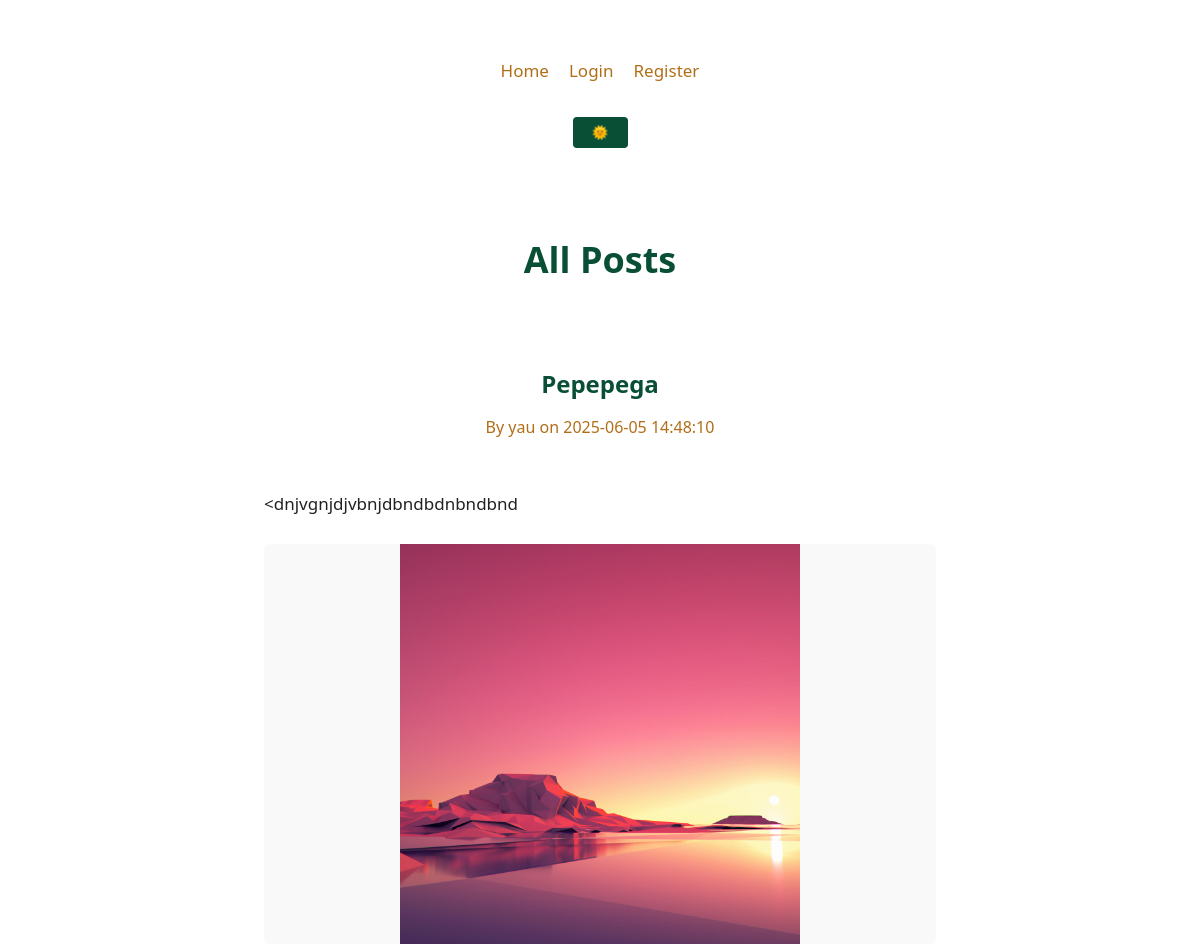
Before: / (upper part) with the older database file.
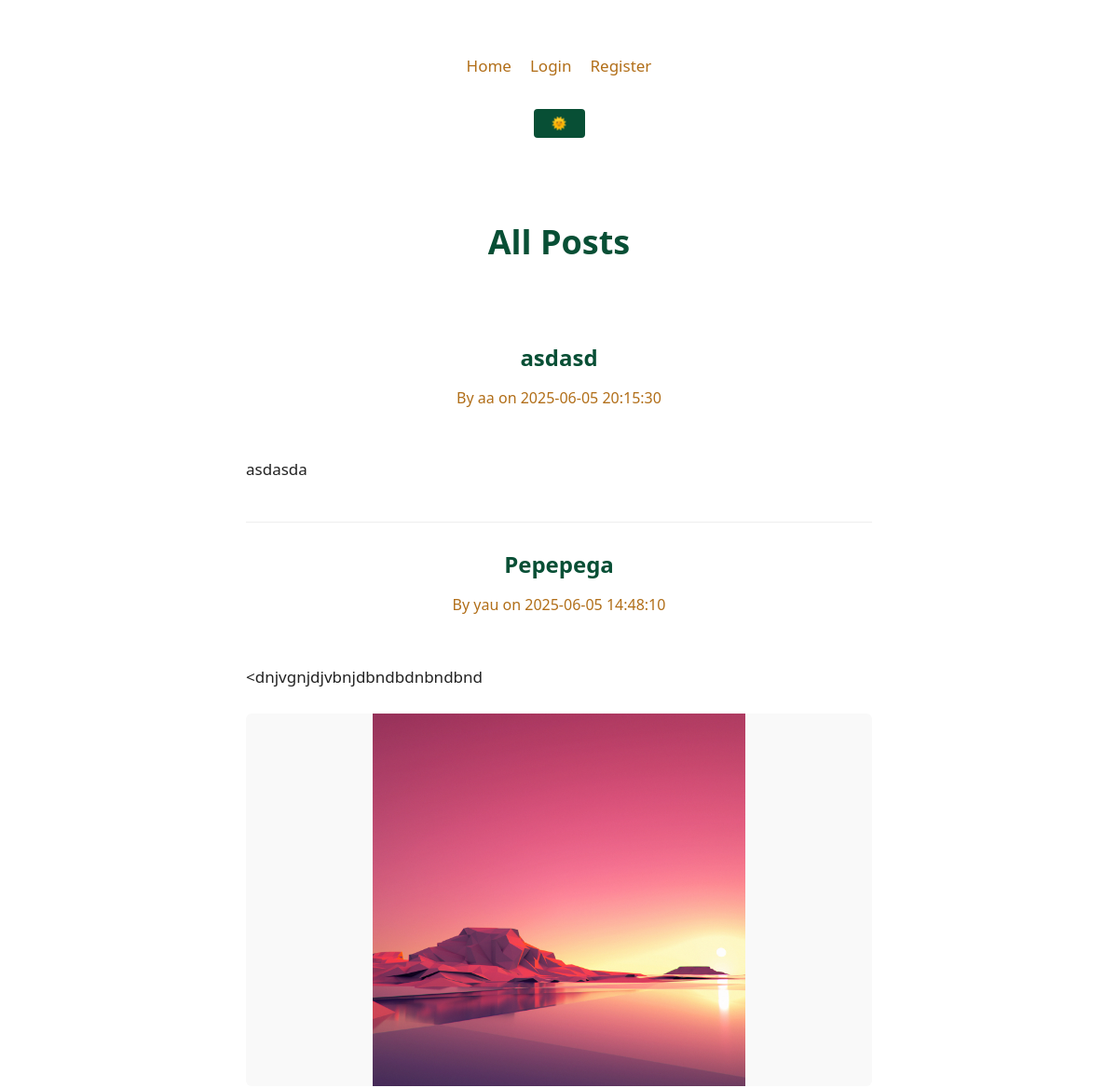
After: the same page with the newer database file.
### tables this page shows
CREATE TABLE post (
    id INTEGER PRIMARY KEY AUTOINCREMENT,
    author_id INTEGER NOT NULL,
    created TIMESTAMP NOT NULL DEFAULT CURRENT_TIMESTAMP,
    title TEXT NOT NULL,
    body TEXT NOT NULL,
    media_filename TEXT,
    media_type TEXT,
    FOREIGN KEY (author_id) REFERENCES user (id)
);

CREATE TABLE user (
    id INTEGER PRIMARY KEY AUTOINCREMENT,
    username TEXT UNIQUE NOT NULL,
    password TEXT NOT NULL
);

### app/blog.py (the view)
@bp.route("/")
def index():
    db = get_db()
    posts = db.execute(
        "SELECT p.id, title, body, created, author_id, username, media_filename, media_type"
        " FROM post p JOIN user u ON p.author_id = u.id"
        " ORDER BY created DESC"
    ).fetchall()
    return render_template("blog/index.html", posts=posts)

### app/auth.py (called while the page is built)
@bp.before_app_request
def load_logged_in_user():
    user_id = session.get('user_id')
    if user_id is None:
        g.user = None
    else:
        g.user = get_db().execute(
            'SELECT * FROM user WHERE id = ?', (user_id,)
        ).fetchone()

### app/db.py (called while the page is built)
def get_db():
    if 'db' not in g:
        g.db = sqlite3.connect(
            current_app.config['DATABASE'],
            detect_types = sqlite3.PARSE_DECLTYPES
        )
        g.db.row_factory = sqlite3.Row
    return g.db

### app/templates/blog/index.html (shortened to what this page needs)
{% extends 'base.html' %}
{% block header %}
  <header>
    <h1>All Posts</h1>
  </header>
{% endblock %}
{% block content %}
  {% if posts %}
    <section aria-label="Blog posts">
      {% for post in posts %}
        <article>
          <header>
            <h2>{{ post['title'] }}</a></h2>
            <p>By {{ post['username'] }} on {{ post['created'] }}</p>
          </header>
          <p>{{ post['body']|truncate(200) }}</p>
          {% if post['media_filename'] %}
            <figure>
              {% if post['media_type'] == 'image' %}
                <img src="{{ url_for('static', filename='uploads/' ~ post['media_filename']) }}"
                     alt="Image for post {{ post['title'] }}">
              {% elif post['media_type'] == 'video' %}
                <video controls width="300">
                  <source src="{{ url_for('static', filename='uploads/' ~ post['media_filename']) }}">
                  Your browser does not support the video tag.
                </video>
              {% endif %}
            </figure>
          {% endif %}
        </article>
      {% endfor %}
    </section>
  {% else %}
    <p>No posts yet.</p>
  {% endif %}
{% endblock %}

Changed rows visible on the page:
added post: title "asdasd", username "aa", created "2025-06-05 20:15:30", body "asdasda"
